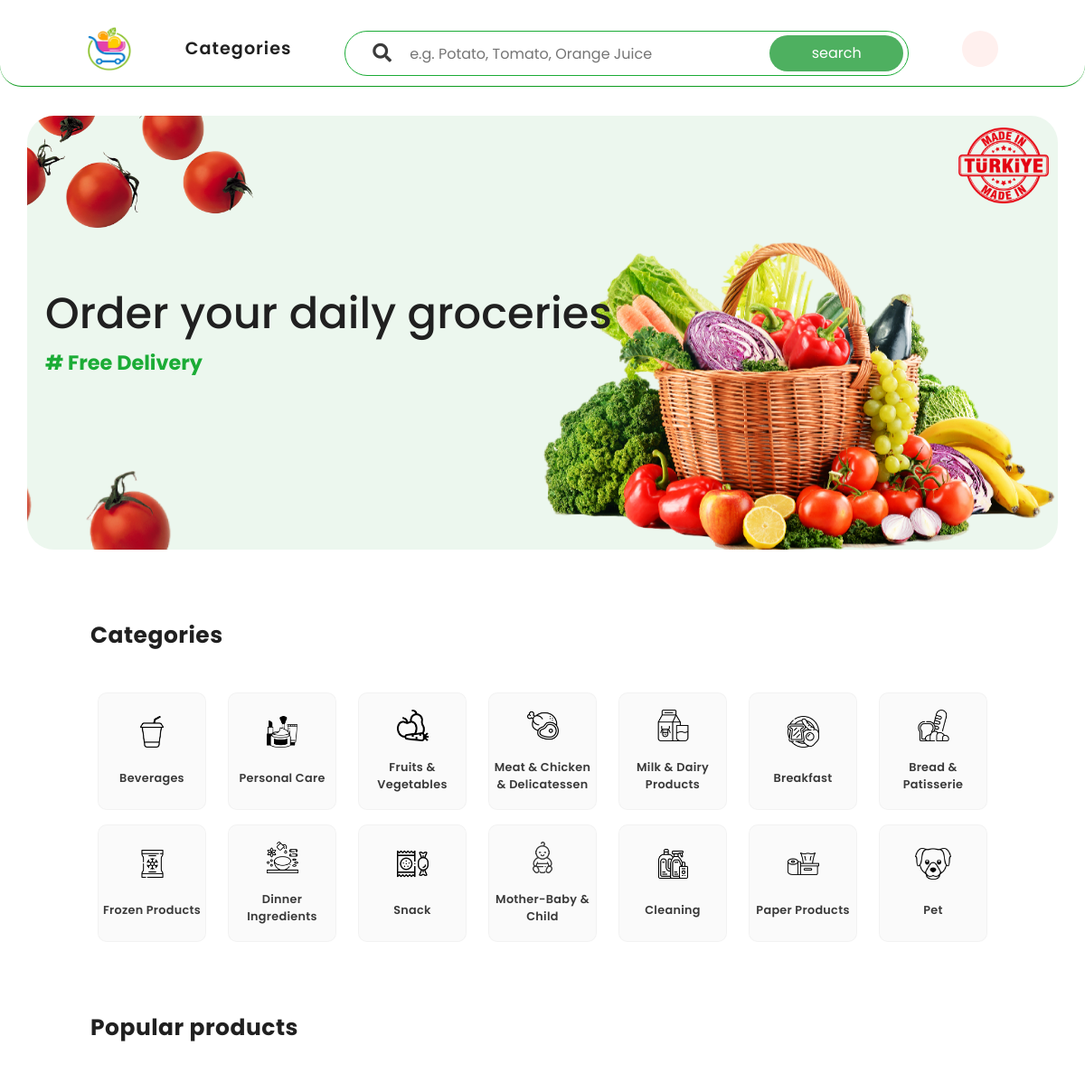
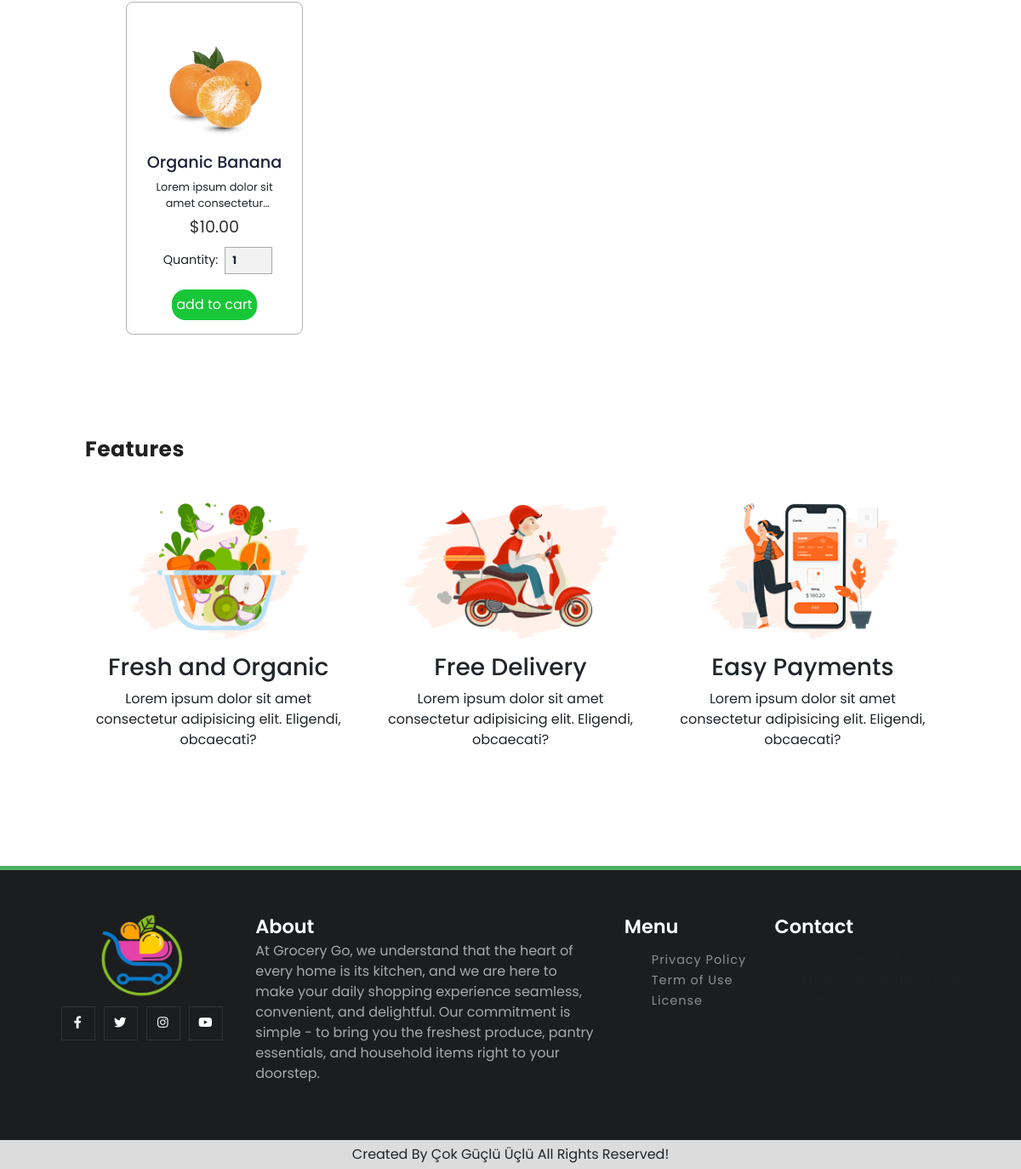
The page / on the database its author committed (2 pictures, top to bottom).
### item/models.py (models this page shows, shortened)
class Category(models.Model):
    name = models.CharField(max_length=100, unique=True)
    icon = models.ImageField(upload_to='category_icons', blank=True, null=True)
    slug = models.SlugField(max_length=100, unique=True)
    class Meta:
        verbose_name_plural = 'Categories'

### core/views.py (the view)
# urls.py: path("", views.index, name="index"),
def index(request):
    categories = Category.objects.all()
    context = {
        'categories':categories,
    }
    return render(request, 'core/index.html', context)

### core/templates/core/index.html (shortened to what this page needs)
{% extends "layout.html" %}
{% load static %}
{% block additionalStyles %}
    <link rel="stylesheet" href="{% static 'css/index.css' %}" />
    <link rel="stylesheet" href="{% static 'css/product.css' %}" />
{% endblock %}
{% block content%}
    <section id="home-banner">
        <img src="{% static 'images/bg-1.png' %}" class="bg-1">
        <img src="{% static 'images/bg-3.png' %}" class="bg-3">
        <div class="home-banner-text">
            <h1>Order your daily groceries</h1>
            <strong># Free Delivery</strong>
        </div>
    </section>
    <section id="category">
        <div class="category-heading">
            <h2>Categories</h2>
        </div>
        <div class="category-container">
            {% for c in categories %}
                <a href="{% url 'item:category' category_slug=c.slug %}" class="category-box">
                    <img src="{{ c.icon.url }}" alt="{{ c.slug }}">
                    <span>{{ c.name }}</span>
                </a>
            {% endfor %}
        </div>
    </section>
    <section id="popular-product">
        <div class="product-heading">
            <h3>Popular products</h3>
        </div>
        <div class="product-container">
                <div class="product-box">
                    <img src="{% static 'images/product-1.png' %}" alt="">
                    <h3>organic banana</h3>
                    <p class="description multiline" >Lorem ipsum dolor sit amet consectetur adipisicing elit. Facilis placeat cumque
                        amet natus ex accusantium nam soluta nihil aspernatur non!</p>
                    <div class="bottom-section">
                        <div class="price">$10.00</div>
                        <div class="quantity">
                            <span>quantity: </span>
                            <input type="number" min="1" max="100" value="1">
                        </div>
                        <a href="#" class="btn">add to cart</a>
                    </div>
                </div>
        </div>
    </section>
    <section id="feature">
        <div class="features-heading">
            <h3>Features</h3>
        </div>
        <div class="features-container">
            <div class="feature-box">
                <img class="feature-img" src="{% static 'images/feature-img-1.png' %}" alt="">
                <h3>Fresh and Organic</h3>
                <p>Lorem ipsum dolor sit amet consectetur adipisicing elit. Eligendi, obcaecati?</p>
            </div>
            <div class="feature-box">
                <img class="feature-img" src="{% static 'images/feature-img-2.png' %}" alt="">
                <h3>Free Delivery</h3>
                <p>Lorem ipsum dolor sit amet consectetur adipisicing elit. Eligendi, obcaecati?</p>
            </div>
            <div class="feature-box">
                <img class="feature-img" src="{% static 'images/feature-img-3.png' %}" alt="">
                <h3>Easy Payments</h3>
                <p>Lorem ipsum dolor sit amet consectetur adipisicing elit. Eligendi, obcaecati?</p>
            </div>
        </div>
    </section>
{% endblock %}

### static/css/layout.css (style rules this page uses)
* { font-family: poppins; margin: 0px; padding: 0px; box-sizing: border-box; scroll-behavior: smooth; }
a { text-decoration: none!important; }
body { margin: 0px; margin-top: 0px; padding: 0px; font-family: poppins; }
:root { --swiper-theme-color: #007aff; --swiper-navigation-size: 44px; --primary-color: #3bb77e; --secondary: #ffba43; --bg: #e2f9ee; --black: #1c2137; --white: #fff; --box-shadow: 0 .5rem 1rem rgba(0, 0, 0, 0.1); }
:root { --primary-color: #3bb77e; --box-shadow: 0 0.2rem 0.4rem rgba(0, 0, 0, 0.1); --white: #fff; --black: #1c2137; }

### core/static/css/index.css (style rules this page uses)
#home-banner { max-width: 100%; height: 60vh; border-radius: 30px; background-color: #ecf7ee; margin-left: auto; margin-right: auto; width: 95%; position: relative; overflow: hidden; background-image: url(../images/bg.png); background-repeat: no-repeat; background-size: cover; background-position: center right; padding: 20px; display: flex; align-items: center; opacity: 1; transition: opacity 0.5s ease; position: relative; }
.bg-1 { position: absolute; left: -50px; top: -150px; width: 300px; height: 300px; object-fit: contain; object-position: center; }
.bg-3 { position: absolute; right: 10px; top: 5px; width: 100px; height: 100px; object-fit: contain; object-position: center; }
.home-banner-text h1 { font-size: 3rem; line-height: 60px; color: #202020; }
.home-banner-text strong { color: #1bac36; font-size: 1.4rem; margin-top: 4px; }
#category, #popular-product, #feature { display: flex; flex-direction: column; max-width: 1000px; margin: 5rem auto; }
.category-heading, .product-heading, .features-heading { display: flex; justify-content: space-between; align-items: center; }
.category-heading h2, .product-heading h3, .features-heading h3 { font-size: 1.56rem; font-weight: 700; color: #202020; letter-spacing: 0.5px; }
.category-container { gap: 1rem; display: flex; justify-content: space-evenly; margin-top: 40px; flex-wrap: wrap; flex-direction: row; align-content: flex-start; align-items: center; }
.category-box { display: flex; flex-direction: column; align-items: center; justify-content: center; background-color: #fafafa; border-radius: 10px; min-height: 130px; width: 120px; border: 1px solid rgba(0, 0, 0, 0.03); justify-content: space-evenly; }
.category-box img { height: 35px; width: 50px; object-fit: contain; object-position: center; transition: all ease 0.3s; }
.category-box span { color: #393939; font-size: 0.8rem; letter-spacing: 0.3px; font-weight: 600; text-align: center; }
.product-container { gap: 1rem; display: flex; justify-content: space-evenly; padding: 0 3rem!important; margin-top: 40px; flex-wrap: wrap; flex-direction: row; align-content: flex-start; align-items: center; }
.features-container { display: grid; grid-template-columns: 1fr 1fr 1fr; grid-gap: 30px; margin: 40px 0px; }
.feature-box { text-align: center; }
.feature-img { margin-bottom: 1rem; height: 10rem; }

### rows shown on the page
Category: icon (picture), name "Beverages"
Category: icon (picture), name "Personal Care"
Category: icon (picture), name "Fruits & Vegetables"
Category: icon (picture), name "Meat & Chicken & Delicatessen"
Category: icon (picture), name "Milk & Dairy Products"
Category: icon (picture), name "Breakfast"
Category: icon (picture), name "Bread & Patisserie"
Category: icon (picture), name "Frozen Products"
Category: icon (picture), name "Dinner Ingredients"
Category: icon (picture), name "Snack"
Category: icon (picture), name "Mother-Baby & Child"
Category: icon (picture), name "Cleaning"
Category: icon (picture), name "Paper Products"
Category: icon (picture), name "Pet"
